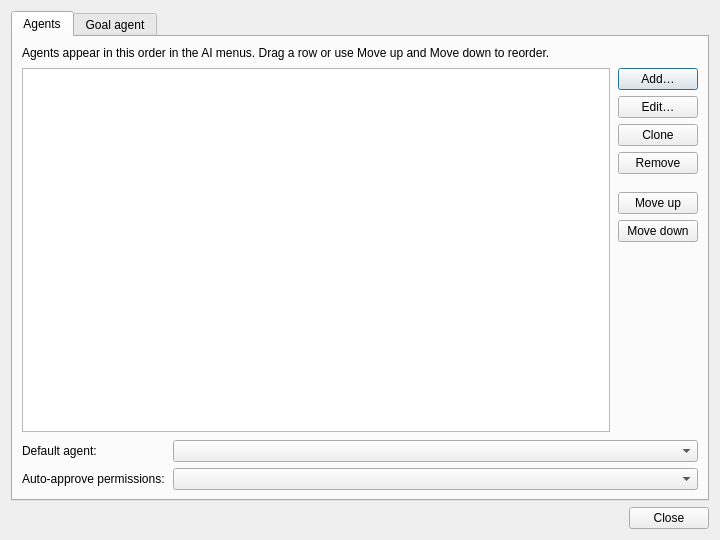
<?xml version="1.0" encoding="UTF-8"?>
<ui version="4.0">
 <class>AcpAgentSettingsDialog</class>
 <widget class="QDialog" name="AcpAgentSettingsDialog">
  <property name="geometry">
   <rect>
    <x>0</x>
    <y>0</y>
    <width>720</width>
    <height>540</height>
   </rect>
  </property>
  <property name="windowTitle">
   <string>AI Agents</string>
  </property>
  <layout class="QVBoxLayout" name="rootLayout">
   <item>
    <widget class="QTabWidget" name="tabWidget">
     <property name="currentIndex">
      <number>0</number>
     </property>
     <widget class="QWidget" name="agentsTab">
      <attribute name="title">
       <string>Agents</string>
      </attribute>
      <layout class="QVBoxLayout" name="agentsTabLayout">
       <property name="spacing">
        <number>8</number>
       </property>
       <item>
        <widget class="QLabel" name="agentsHintLabel">
         <property name="text">
          <string>Agents appear in this order in the AI menus. Drag a row or use Move up and Move down to reorder.</string>
         </property>
         <property name="wordWrap">
          <bool>true</bool>
         </property>
        </widget>
       </item>
       <item>
        <layout class="QHBoxLayout" name="listRowLayout">
         <property name="spacing">
          <number>8</number>
         </property>
         <item>
          <widget class="QListWidget" name="agentList">
           <property name="contextMenuPolicy">
            <enum>Qt::CustomContextMenu</enum>
           </property>
           <property name="editTriggers">
            <set>QAbstractItemView::NoEditTriggers</set>
           </property>
           <property name="dragEnabled">
            <bool>true</bool>
           </property>
           <property name="dragDropMode">
            <enum>QAbstractItemView::InternalMove</enum>
           </property>
           <property name="defaultDropAction">
            <enum>Qt::MoveAction</enum>
           </property>
           <property name="selectionMode">
            <enum>QAbstractItemView::SingleSelection</enum>
           </property>
           <property name="verticalScrollMode">
            <enum>QAbstractItemView::ScrollPerPixel</enum>
           </property>
           <property name="uniformItemSizes">
            <bool>true</bool>
           </property>
          </widget>
         </item>
         <item>
          <layout class="QVBoxLayout" name="buttonColumnLayout">
           <property name="spacing">
            <number>6</number>
           </property>
           <item>
            <widget class="QPushButton" name="addButton">
             <property name="text">
              <string>Add…</string>
             </property>
            </widget>
           </item>
           <item>
            <widget class="QPushButton" name="editButton">
             <property name="text">
              <string>Edit…</string>
             </property>
            </widget>
           </item>
           <item>
            <widget class="QPushButton" name="cloneButton">
             <property name="text">
              <string>Clone</string>
             </property>
            </widget>
           </item>
           <item>
            <widget class="QPushButton" name="removeButton">
             <property name="text">
              <string>Remove</string>
             </property>
            </widget>
           </item>
           <item>
            <spacer name="buttonGroupSpacer">
             <property name="orientation">
              <enum>Qt::Vertical</enum>
             </property>
             <property name="sizeType">
              <enum>QSizePolicy::Fixed</enum>
             </property>
             <property name="sizeHint" stdset="0">
              <size>
               <width>20</width>
               <height>12</height>
              </size>
             </property>
            </spacer>
           </item>
           <item>
            <widget class="QPushButton" name="moveUpButton">
             <property name="text">
              <string>Move up</string>
             </property>
            </widget>
           </item>
           <item>
            <widget class="QPushButton" name="moveDownButton">
             <property name="text">
              <string>Move down</string>
             </property>
            </widget>
           </item>
           <item>
            <spacer name="buttonColumnSpacer">
             <property name="orientation">
              <enum>Qt::Vertical</enum>
             </property>
             <property name="sizeHint" stdset="0">
              <size>
               <width>20</width>
               <height>40</height>
              </size>
             </property>
            </spacer>
           </item>
          </layout>
         </item>
        </layout>
       </item>
       <item>
        <layout class="QFormLayout" name="optionsLayout">
         <property name="horizontalSpacing">
          <number>8</number>
         </property>
         <property name="verticalSpacing">
          <number>6</number>
         </property>
         <item row="0" column="0">
          <widget class="QLabel" name="defaultAgentLabel">
           <property name="text">
            <string>Default agent:</string>
           </property>
           <property name="buddy">
            <cstring>defaultAgentCombo</cstring>
           </property>
          </widget>
         </item>
         <item row="0" column="1">
          <widget class="QComboBox" name="defaultAgentCombo"/>
         </item>
         <item row="1" column="0">
          <widget class="QLabel" name="autoApproveLabel">
           <property name="text">
            <string>Auto-approve permissions:</string>
           </property>
           <property name="buddy">
            <cstring>autoApproveCombo</cstring>
           </property>
          </widget>
         </item>
         <item row="1" column="1">
          <widget class="QComboBox" name="autoApproveCombo"/>
         </item>
        </layout>
       </item>
      </layout>
     </widget>
     <widget class="QWidget" name="goalTab">
      <attribute name="title">
       <string>Goal agent</string>
      </attribute>
      <layout class="QVBoxLayout" name="goalTabLayout">
       <property name="spacing">
        <number>8</number>
       </property>
       <item>
        <widget class="QLabel" name="goalHintLabel">
         <property name="text">
          <string>The goal agent judges whether each success criterion is met and decides when the working agent should continue.</string>
         </property>
         <property name="wordWrap">
          <bool>true</bool>
         </property>
        </widget>
       </item>
      </layout>
     </widget>
    </widget>
   </item>
   <item>
    <widget class="QDialogButtonBox" name="buttonBox">
     <property name="standardButtons">
      <set>QDialogButtonBox::Close</set>
     </property>
    </widget>
   </item>
  </layout>
 </widget>
 <tabstops>
  <tabstop>tabWidget</tabstop>
  <tabstop>agentList</tabstop>
  <tabstop>addButton</tabstop>
  <tabstop>editButton</tabstop>
  <tabstop>cloneButton</tabstop>
  <tabstop>removeButton</tabstop>
  <tabstop>moveUpButton</tabstop>
  <tabstop>moveDownButton</tabstop>
  <tabstop>defaultAgentCombo</tabstop>
  <tabstop>autoApproveCombo</tabstop>
 </tabstops>
 <resources/>
 <connections>
  <connection>
   <sender>buttonBox</sender>
   <signal>accepted()</signal>
   <receiver>AcpAgentSettingsDialog</receiver>
   <slot>accept()</slot>
  </connection>
  <connection>
   <sender>buttonBox</sender>
   <signal>rejected()</signal>
   <receiver>AcpAgentSettingsDialog</receiver>
   <slot>reject()</slot>
  </connection>
 </connections>
</ui>
